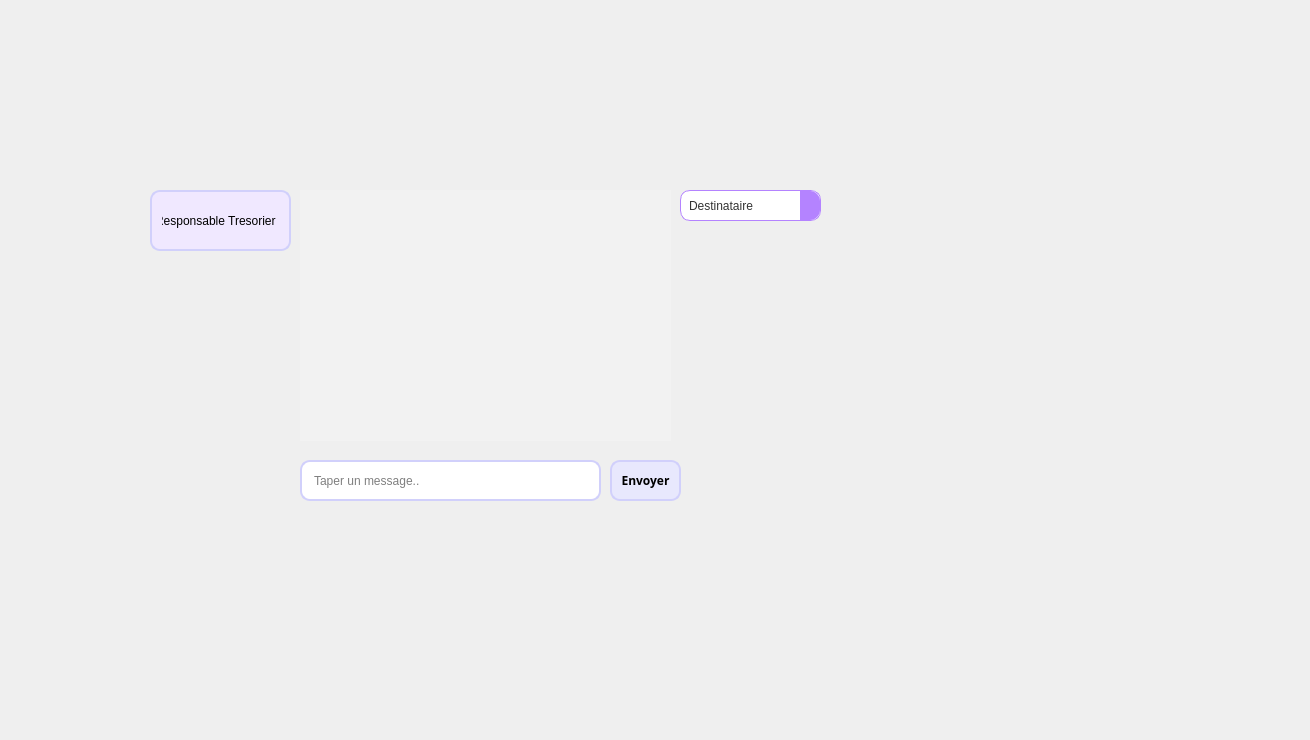
      <widget class="QWidget" name="tab_7">
       <attribute name="title">
        <string>ChatBox</string>
       </attribute>
       <widget class="QLineEdit" name="treso_sender_2">
        <property name="geometry">
         <rect>
          <x>150</x>
          <y>190</y>
          <width>141</width>
          <height>61</height>
         </rect>
        </property>
        <property name="styleSheet">
         <string notr="true">QLineEdit#treso_sender_2 {
    border: 2px solid #D1D0FB; /* Bordure bleue plus claire */
    border-radius: 10px;
    padding: 10px;
    background-color: #f0e8ff; /* Fond violet clair */
}

QLineEdit#treso_sender_2:focus {
    border-color: #92c9ff; /* Couleur de bordure lorsqu'il est en focus */
}

QLineEdit#treso_sender_2::placeholder {
    color: #999999; /* Couleur du texte de l'indicateur */
}</string>
        </property>
        <property name="text">
         <string>Responsable Tresorier</string>
        </property>
       </widget>
       <widget class="QPushButton" name="tres_chatbox_2">
        <property name="geometry">
         <rect>
          <x>610</x>
          <y>460</y>
          <width>71</width>
          <height>41</height>
         </rect>
        </property>
        <property name="font">
         <font>
          <family>Space Grotesk</family>
          <weight>75</weight>
          <bold>true</bold>
         </font>
        </property>
        <property name="styleSheet">
         <string notr="true">QLabel {
    font-family: &quot;Space Grotesk&quot;;
}
/* Push Button Styling */
QPushButton {
    background-color: #E8E8FD; /* Set the background color for the push button */
    border: 2px solid #D1D0FB; /* Set the border color */
    border-radius: 10px; /* Adjust the radius for the rounded corners */
    color: #000000; /* Set the text color */
    font-family: &quot;Space Grotesk&quot;;

}
QPushButton:hover
{
background-color:rgb(138, 110, 161);
color:white;
}


</string>
        </property>
        <property name="text">
         <string>Envoyer</string>
        </property>
       </widget>
       <widget class="QLineEdit" name="treso_msg_3">
        <property name="geometry">
         <rect>
          <x>300</x>
          <y>460</y>
          <width>301</width>
          <height>41</height>
         </rect>
        </property>
        <property name="styleSheet">
         <string notr="true">QLineEdit#treso_msg_3 {
    border: 2px solid #D1D0FB; /* Lighter blue border */
    border-radius: 10px;
    padding: 10px;
    background-color: #ffffff; /* White background */
}

QLineEdit#lineEdit_chatbox:focus {
    border-color: #92c9ff; /* Focused border color */
}

QLineEdit#lineEdit_chatbox::placeholder {
    color: #999999; /* Placeholder text color */
}</string>
        </property>
        <property name="text">
         <string/>
        </property>
        <property name="placeholderText">
         <string>Taper un message..</string>
        </property>
       </widget>
       <widget class="QComboBox" name="treso_services_2">
        <property name="geometry">
         <rect>
          <x>680</x>
          <y>190</y>
          <width>141</width>
          <height>31</height>
         </rect>
        </property>
        <property name="styleSheet">
         <string notr="true">QComboBox#treso_services_2 {
    border: 1px solid #b483ff; /* Light purple border */
    border-radius: 10px;
    padding: 8px;
    background-color: #ffffff; /* White background */
    color: #333333; /* Text color */
}

QComboBox#treso_services_2:focus {
    border-color: #a35ad6; /* Focused border color */
}

QComboBox#treso_services_2::drop-down {
    subcontrol-origin: padding;
    subcontrol-position: top right;
    width: 20px; /* Adjust the width of the drop-down button */
    border-left: none; /* Remove the border on the left side of the drop-down button */
    border-top-right-radius: 10px; /* Rounded corner for the top-right of the drop-down button */
    border-bottom-right-radius: 10px; /* Rounded corner for the bottom-right of the drop-down button */
    background-color: #b483ff; /* Light purple background for the drop-down button */
}

QComboBox#treso_services_2::down-arrow {
    image: url(&quot;://arrow_down.png&quot;); /* Set a custom image for the drop-down arrow */
    width: 16px; /* Adjust the width of the arrow */
    height: 16px; /* Adjust the height of the arrow */
}</string>
        </property>
        <item>
         <property name="text">
          <string>Destinataire</string>
         </property>
        </item>
        <item>
         <property name="text">
          <string>Responsable POD</string>
         </property>
        </item>
        <item>
         <property name="text">
          <string>Responsable Sponsoring</string>
         </property>
        </item>
        <item>
         <property name="text">
          <string>Responsable Invités</string>
         </property>
        </item>
        <item>
         <property name="text">
          <string>Responsable Logistique</string>
         </property>
        </item>
        <item>
         <property name="text">
          <string>Responsable Employes</string>
         </property>
        </item>
       </widget>
       <widget class="QListWidget" name="treso_chat_2">
        <property name="geometry">
         <rect>
          <x>300</x>
          <y>190</y>
          <width>371</width>
          <height>251</height>
         </rect>
        </property>
        <property name="styleSheet">
         <string notr="true">QListWidget {
    border: 0px solid #D1D0FB;
    background-color: #f2f2f2;
    padding: 10px;
}

QListWidget::item {
    margin-bottom: 10px;
    padding: 10px;
    border-radius: 8px;
    max-width: 70%;
   background-color: #6ec6ff; /* Light blue */
}

QListWidget::item:alternate {
    align-self: flex-end;
    background-color: #dff2ff; /* Light blue */
}

QListWidget::item:selected {
    background-color: #b7e1fc; /* Lighter blue */
}

QListWidget::item:hover {
    background-color: #ebf9ff; /* Lighter hover color */
}

QListWidget::item:selected:active {
    background-color: #92c9ff; /* Active selection color */
}

QListWidget::item::text {
    color: #333; /* Text color */
}

QListWidget::item::text:selected {
    color: #000; /* Selected text color */
}
</string>
        </property>
       </widget>
       <widget class="QLabel" name="label_38">
        <property name="geometry">
         <rect>
          <x>10</x>
          <y>0</y>
          <width>991</width>
          <height>201</height>
         </rect>
        </property>
        <property name="styleSheet">
         <string notr="true">background-image: url(&quot;C:/Users/user/Desktop/projet_integration (4)/projet_integration/projet/Group 201 (1).png&quot;);
background-repeat: no-repeat;
background-position: center;
</string>
        </property>
        <property name="text">
         <string/>
        </property>
       </widget>
       <widget class="QLabel" name="label_60">
        <property name="geometry">
         <rect>
          <x>-80</x>
          <y>-50</y>
          <width>1301</width>
          <height>731</height>
         </rect>
        </property>
        <property name="styleSheet">
         <string notr="true">background-image:url(:/tsawer/background.png)</string>
        </property>
        <property name="text">
         <string/>
        </property>
       </widget>
       <zorder>label_60</zorder>
       <zorder>treso_sender_2</zorder>
       <zorder>tres_chatbox_2</zorder>
       <zorder>treso_msg_3</zorder>
       <zorder>treso_services_2</zorder>
       <zorder>treso_chat_2</zorder>
       <zorder>label_38</zorder>
      </widget>
